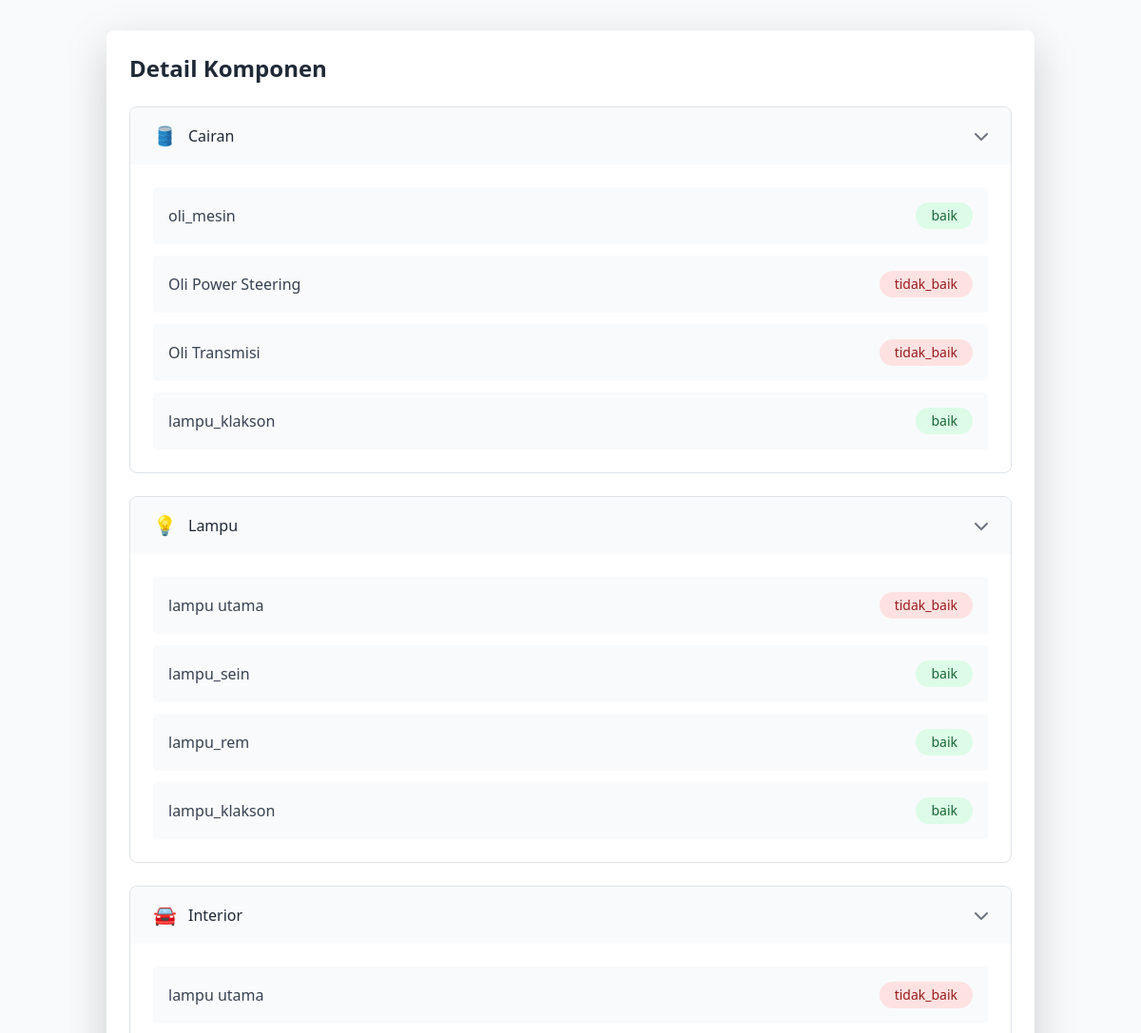
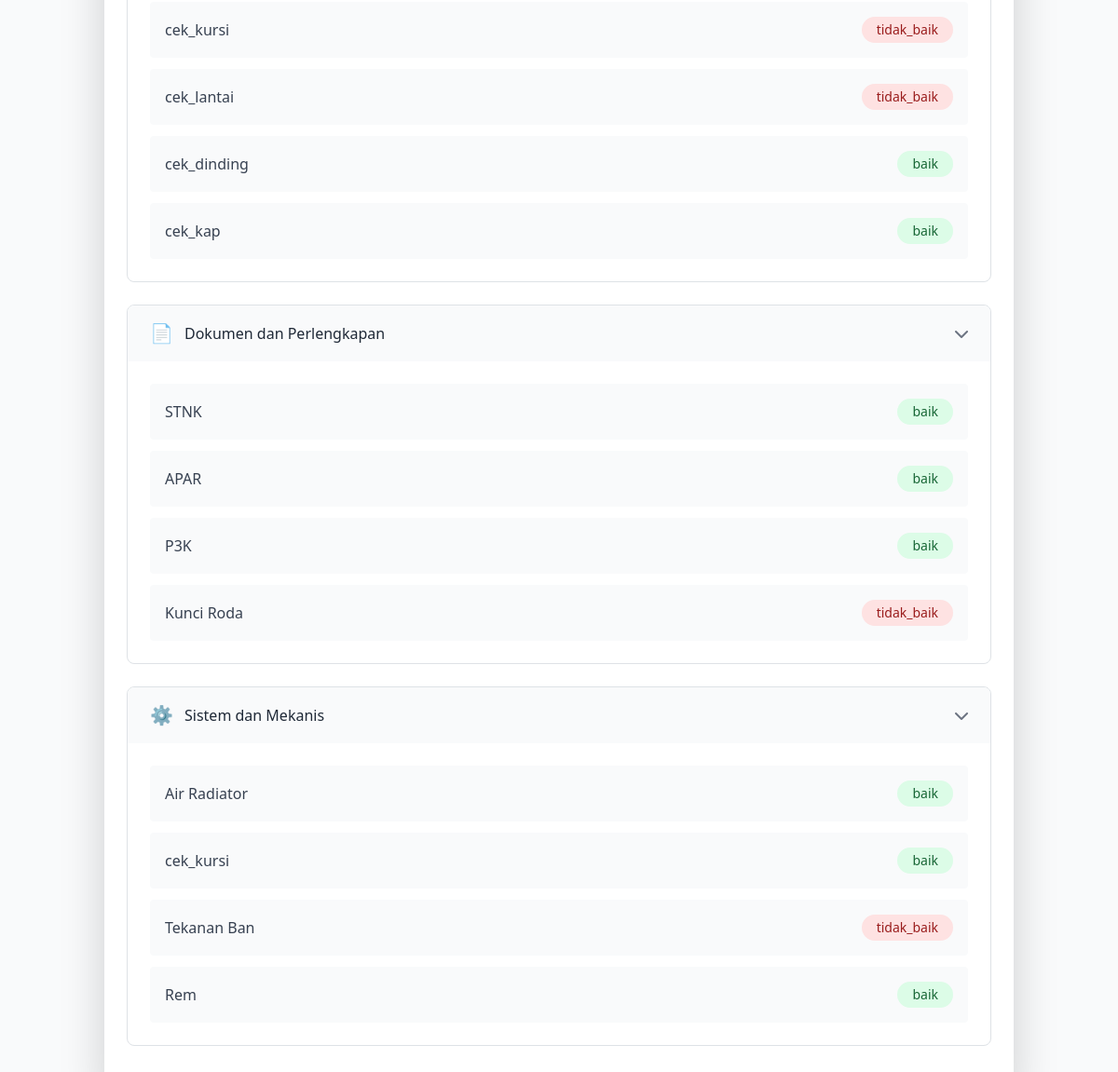
/dashboard/test.php?id=6, run on the app's committed database (2 pictures, top to bottom).
### tables this page shows
CREATE TABLE `vehicle_inspection` (
  `id` int(11) NOT NULL,
  `nama` varchar(100) DEFAULT NULL,
  `plat_mobil` varchar(20) DEFAULT NULL,
  `oli_mesin` varchar(50) DEFAULT NULL,
  `oli_mesin_foto` varchar(255) DEFAULT NULL,
  `oli_power_steering` varchar(50) DEFAULT NULL,
  `oli_power_steering_foto` varchar(255) DEFAULT NULL,
  `oli_transmisi` varchar(50) DEFAULT NULL,
  `oli_transmisi_foto` varchar(255) DEFAULT NULL,
  `minyak_rem` varchar(50) DEFAULT NULL,
  `minyak_rem_foto` varchar(255) DEFAULT NULL,
  `lampu_utama` varchar(50) DEFAULT NULL,
  `lampu_utama_foto` varchar(255) DEFAULT NULL,
  `lampu_sein` varchar(50) DEFAULT NULL,
  `lampu_sein_foto` varchar(255) DEFAULT NULL,
  `lampu_rem` varchar(50) DEFAULT NULL,
  `lampu_rem_foto` varchar(255) DEFAULT NULL,
  `lampu_klakson` varchar(50) DEFAULT NULL,
  `lampu_klakson_foto` varchar(255) DEFAULT NULL,
  `cek_aki` varchar(50) DEFAULT NULL,
  `aki_foto` varchar(255) DEFAULT NULL,
  `cek_kursi` varchar(50) DEFAULT NULL,
  `kursi_foto` varchar(255) DEFAULT NULL,
  `cek_lantai` varchar(50) DEFAULT NULL,
  `lantai_foto` varchar(255) DEFAULT NULL,
  `cek_dinding` varchar(50) DEFAULT NULL,
  `dinding_foto` varchar(255) DEFAULT NULL,
  `cek_kap` varchar(50) DEFAULT NULL,
  `kap_foto` varchar(255) DEFAULT NULL,
  `cek_stnk` varchar(50) DEFAULT NULL,
  `stnk_foto` varchar(255) DEFAULT NULL,
  `cek_apar` varchar(50) DEFAULT NULL,
  `apar_foto` varchar(255) DEFAULT NULL,
  `cek_p3k` varchar(50) DEFAULT NULL,
  `p3k_foto` varchar(255) DEFAULT NULL,
  `cek_kunci_roda` varchar(50) DEFAULT NULL,
  `kunci_roda_foto` varchar(255) DEFAULT NULL,
  `cek_air_radiator` varchar(50) DEFAULT NULL,
  `air_radiator_foto` varchar(255) DEFAULT NULL,
  `cek_bahan_bakar` varchar(50) DEFAULT NULL,
  `bahan_bakar_foto` varchar(255) DEFAULT NULL,
  `cek_tekanan_ban` varchar(50) DEFAULT NULL,
  `tekanan_ban_foto` varchar(255) DEFAULT NULL,
  `cek_rem` varchar(50) DEFAULT NULL,
  `created_at` timestamp NOT NULL DEFAULT current_timestamp(),
  `updated_at` timestamp NOT NULL DEFAULT current_timestamp() ON UPDATE current_timestamp()
);

### dashboard/test.php (the view, shortened to what the rows shown need)
<?php
$servername = "localhost";
$username = "root";
$password = "";
$dbname = "checkcar";
$conn = new mysqli($servername, $username, $password, $dbname);
$id = isset($_GET['id']) ? intval($_GET['id']) : 0;
$query = "SELECT * FROM vehicle_inspection WHERE id = ?";
$stmt = $conn->prepare($query);
$stmt->bind_param("i", $id);
$stmt->execute();
$result = $stmt->get_result();
$data = $result->fetch_assoc();
?>
<!DOCTYPE html>
<html lang="en">
<head>
    <link href="https://cdn.jsdelivr.net/npm/bootstrap@5.1.3/dist/css/bootstrap.min.css" rel="stylesheet">
    <link href="https://cdnjs.cloudflare.com/ajax/libs/font-awesome/5.15.4/css/all.min.css" rel="stylesheet">
     <script src="https://cdn.tailwindcss.com"></script>
    <link rel="stylesheet" href="https://cdnjs.cloudflare.com/ajax/libs/font-awesome/6.0.0/css/all.min.css">
</head>
<body class="bg-gray-50">
    <div class="container mx-auto px-4 py-8">
        <div class="bg-white rounded-lg shadow-lg p-6">
            <h2 class="text-2xl font-bold mb-6 text-gray-800">Detail Komponen</h2>
            <div class="mb-6">
                <div class="border rounded-lg overflow-hidden">
                    <div id="collapseCairan" class="block">
                        <div class="p-4 space-y-3">
                            <div class="flex items-center justify-between p-3 bg-gray-50 rounded">
                                <div class="flex items-center space-x-4">
                                    <span class="px-3 py-1 rounded-full text-sm <?php echo strtolower($data['oli_mesin']) === 'baik' ? 'bg-green-100 text-green-800' : 'bg-red-100 text-red-800'; ?>">
                                        <?php echo $data['oli_mesin']; ?>
                                    </span>
                                </div>
                            </div>
                            <div class="flex items-center justify-between p-3 bg-gray-50 rounded">
                                <div class="flex items-center space-x-4">
                                    <span class="px-3 py-1 rounded-full text-sm <?php echo strtolower($data['oli_power_steering']) === 'baik' ? 'bg-green-100 text-green-800' : 'bg-red-100 text-red-800'; ?>">
                                        <?php echo $data['oli_power_steering']; ?>
                                    </span>
                                </div>
                            </div>
                            <div class="flex items-center justify-between p-3 bg-gray-50 rounded">
                                <div class="flex items-center space-x-4">
                                    <span class="px-3 py-1 rounded-full text-sm <?php echo strtolower($data['oli_transmisi']) === 'baik' ? 'bg-green-100 text-green-800' : 'bg-red-100 text-red-800'; ?>">
                                        <?php echo $data['oli_transmisi']; ?>
                                    </span>
                                </div>
                            </div>
                            <div class="flex items-center justify-between p-3 bg-gray-50 rounded">
                                <div class="flex items-center space-x-4">
                                    <span class="px-3 py-1 rounded-full text-sm <?php echo strtolower($data['minyak_rem']) === 'baik' ? 'bg-green-100 text-green-800' : 'bg-red-100 text-red-800'; ?>">
                                        <?php echo $data['minyak_rem']; ?>
                                    </span>
                                </div>
                            </div>
                        </div>
                    </div>
                </div>
            </div>
            <div class="mb-6">
                <div class="border rounded-lg overflow-hidden">
                    <div id="collapseLampu" class="block">
                        <div class="p-4 space-y-3">
                            <div class="flex items-center justify-between p-3 bg-gray-50 rounded">
                                <div class="flex items-center space-x-4">
                                    <span class="px-3 py-1 rounded-full text-sm <?php echo strtolower($data['lampu_utama']) === 'baik' ? 'bg-green-100 text-green-800' : 'bg-red-100 text-red-800'; ?>">
                                        <?php echo $data['lampu_utama']; ?>
                                    </span>
                                </div>
                            </div>
                            <div class="flex items-center justify-between p-3 bg-gray-50 rounded">
                                <div class="flex items-center space-x-4">
                                    <span class="px-3 py-1 rounded-full text-sm <?php echo strtolower($data['lampu_sein']) === 'baik' ? 'bg-green-100 text-green-800' : 'bg-red-100 text-red-800'; ?>">
                                        <?php echo $data['lampu_sein']; ?>
                                    </span>
                                </div>
                            </div>
                            <div class="flex items-center justify-between p-3 bg-gray-50 rounded">
                                <div class="flex items-center space-x-4">
                                    <span class="px-3 py-1 rounded-full text-sm <?php echo strtolower($data['lampu_rem']) === 'baik' ? 'bg-green-100 text-green-800' : 'bg-red-100 text-red-800'; ?>">
                                        <?php echo $data['lampu_rem']; ?>
                                    </span>
                                </div>
                            </div>
                            <div class="flex items-center justify-between p-3 bg-gray-50 rounded">
                                <div class="flex items-center space-x-4">
                                    <span class="px-3 py-1 rounded-full text-sm <?php echo strtolower($data['lampu_klakson']) === 'baik' ? 'bg-green-100 text-green-800' : 'bg-red-100 text-red-800'; ?>">
                                        <?php echo $data['lampu_klakson']; ?>
                                    </span>
                                </div>
                            </div>
                        </div>
                    </div>
                </div>
            </div>
            <div class="mb-6">
                <div class="border rounded-lg overflow-hidden">
                    <div id="collapseInter" class="block">
                        <div class="p-4 space-y-3">
                            <div class="flex items-center justify-between p-3 bg-gray-50 rounded">
                                <div class="flex items-center space-x-4">
                                    <span class="px-3 py-1 rounded-full text-sm <?php echo strtolower($data['cek_aki']) === 'baik' ? 'bg-green-100 text-green-800' : 'bg-red-100 text-red-800'; ?>">
                                        <?php echo $data['cek_aki']; ?>
                                    </span>
                                </div>
                            </div>
                            <div class="flex items-center justify-between p-3 bg-gray-50 rounded">
                                <div class="flex items-center space-x-4">
                                    <span class="px-3 py-1 rounded-full text-sm <?php echo strtolower($data['cek_kursi']) === 'baik' ? 'bg-green-100 text-green-800' : 'bg-red-100 text-red-800'; ?>">
                                        <?php echo $data['cek_kursi']; ?>
                                    </span>
                                </div>
                            </div>
                            <div class="flex items-center justify-between p-3 bg-gray-50 rounded">
                                <div class="flex items-center space-x-4">
                                    <span class="px-3 py-1 rounded-full text-sm <?php echo strtolower($data['cek_lantai']) === 'baik' ? 'bg-green-100 text-green-800' : 'bg-red-100 text-red-800'; ?>">
                                        <?php echo $data['cek_lantai']; ?>
                                    </span>
                                </div>
                            </div>
                            <div class="flex items-center justify-between p-3 bg-gray-50 rounded">
                                <div class="flex items-center space-x-4">
                                    <span class="px-3 py-1 rounded-full text-sm <?php echo strtolower($data['cek_dinding']) === 'baik' ? 'bg-green-100 text-green-800' : 'bg-red-100 text-red-800'; ?>">
                                        <?php echo $data['cek_dinding']; ?>
                                    </span>
                                </div>
                            </div>
                            <div class="flex items-center justify-between p-3 bg-gray-50 rounded">
                                <div class="flex items-center space-x-4">
                                    <span class="px-3 py-1 rounded-full text-sm <?php echo strtolower($data['cek_kap']) === 'baik' ? 'bg-green-100 text-green-800' : 'bg-red-100 text-red-800'; ?>">
                                        <?php echo $data['cek_kap']; ?>
                                    </span>
                                </div>
                            </div>
                        </div>
                    </div>
                </div>
            </div>
            <div class="mb-6">
                <div class="border rounded-lg overflow-hidden">
                    <div id="collapseDoc" class="block">
                        <div class="p-4 space-y-3">
                            <div class="flex items-center justify-between p-3 bg-gray-50 rounded">
                                <div class="flex items-center space-x-4">
                                    <span class="px-3 py-1 rounded-full text-sm <?php echo strtolower($data['cek_stnk']) === 'baik' ? 'bg-green-100 text-green-800' : 'bg-red-100 text-red-800'; ?>">
                                        <?php echo $data['cek_stnk']; ?>
                                    </span>
                                </div>
                            </div>
                            <div class="flex items-center justify-between p-3 bg-gray-50 rounded">
                                <div class="flex items-center space-x-4">
                                    <span class="px-3 py-1 rounded-full text-sm <?php echo strtolower($data['cek_apar']) === 'baik' ? 'bg-green-100 text-green-800' : 'bg-red-100 text-red-800'; ?>">
                                        <?php echo $data['cek_apar']; ?>
                                    </span>
                                </div>
                            </div>
                            <div class="flex items-center justify-between p-3 bg-gray-50 rounded">
                                <div class="flex items-center space-x-4">
                                    <span class="px-3 py-1 rounded-full text-sm <?php echo strtolower($data['cek_p3k']) === 'baik' ? 'bg-green-100 text-green-800' : 'bg-red-100 text-red-800'; ?>">
                                        <?php echo $data['cek_p3k']; ?>
                                    </span>
                                </div>
                            </div>
                            <div class="flex items-center justify-between p-3 bg-gray-50 rounded">
                                <div class="flex items-center space-x-4">
                                    <span class="px-3 py-1 rounded-full text-sm <?php echo strtolower($data['cek_kunci_roda']) === 'baik' ? 'bg-green-100 text-green-800' : 'bg-red-100 text-red-800'; ?>">
                                        <?php echo $data['cek_kunci_roda']; ?>
                                    </span>
                                </div>
                            </div>
                        </div>
                    </div>
                </div>
            </div>
            <div class="mb-6">
                <div class="border rounded-lg overflow-hidden">
                    <div id="collapseSistem" class="block">
                        <div class="p-4 space-y-3">
                            <div class="flex items-center justify-between p-3 bg-gray-50 rounded">
                                <div class="flex items-center space-x-4">
                                    <span class="px-3 py-1 rounded-full text-sm <?php echo strtolower($data['cek_air_radiator']) === 'baik' ? 'bg-green-100 text-green-800' : 'bg-red-100 text-red-800'; ?>">
                                        <?php echo $data['cek_air_radiator']; ?>
                                    </span>
                                </div>
                            </div>
                            <div class="flex items-center justify-between p-3 bg-gray-50 rounded">
                                <div class="flex items-center space-x-4">
                                    <span class="px-3 py-1 rounded-full text-sm <?php echo strtolower($data['cek_bahan_bakar']) === 'baik' ? 'bg-green-100 text-green-800' : 'bg-red-100 text-red-800'; ?>">
                                        <?php echo $data['cek_bahan_bakar']; ?>
                                    </span>
                                </div>
                            </div>
                            <div class="flex items-center justify-between p-3 bg-gray-50 rounded">
                                <div class="flex items-center space-x-4">
                                    <span class="px-3 py-1 rounded-full text-sm <?php echo strtolower($data['cek_tekanan_ban']) === 'baik' ? 'bg-green-100 text-green-800' : 'bg-red-100 text-red-800'; ?>">
                                        <?php echo $data['cek_tekanan_ban']; ?>
                                    </span>
                                </div>
                            </div>
                            <div class="flex items-center justify-between p-3 bg-gray-50 rounded">
                                <div class="flex items-center space-x-4">
                                    <span class="px-3 py-1 rounded-full text-sm <?php echo strtolower($data['cek_rem']) === 'baik' ? 'bg-green-100 text-green-800' : 'bg-red-100 text-red-800'; ?>">
                                        <?php echo $data['cek_rem']; ?>
                                    </span>
                                </div>
                            </div>
                        </div>
                    </div>
                </div>
            </div>
        </div>
    </div>
</body>
</html>

### data on the page
vehicle_inspection: oli_mesin "baik", oli_power_steering "tidak_baik", oli_transmisi "tidak_baik", minyak_rem "baik", lampu_utama "tidak_baik", lampu_sein "baik", lampu_rem "baik", lampu_klakson "baik", cek_aki "tidak_baik", cek_kursi "tidak_baik", cek_lantai "tidak_baik", cek_dinding "baik", cek_kap "baik", cek_stnk "baik", cek_apar "baik", cek_p3k "baik", cek_kunci_roda "tidak_baik", cek_air_radiator "baik", cek_bahan_bakar "baik", cek_tekanan_ban "tidak_baik", cek_rem "baik"
